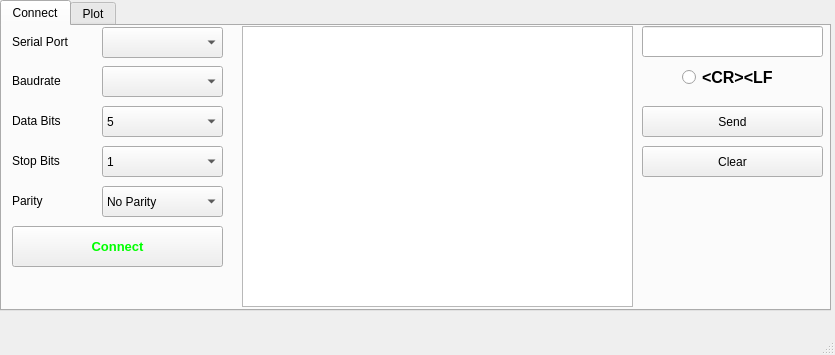
<?xml version="1.0" encoding="UTF-8"?>
<ui version="4.0">
 <class>MainWindow</class>
 <widget class="QMainWindow" name="MainWindow">
  <property name="geometry">
   <rect>
    <x>0</x>
    <y>0</y>
    <width>835</width>
    <height>355</height>
   </rect>
  </property>
  <property name="windowTitle">
   <string>MainWindow</string>
  </property>
  <widget class="QWidget" name="centralwidget">
   <widget class="QTabWidget" name="tabWidget">
    <property name="geometry">
     <rect>
      <x>0</x>
      <y>0</y>
      <width>831</width>
      <height>311</height>
     </rect>
    </property>
    <property name="currentIndex">
     <number>0</number>
    </property>
    <widget class="QWidget" name="tab">
     <attribute name="title">
      <string>Connect</string>
     </attribute>
     <widget class="QRadioButton" name="add_tb">
      <property name="geometry">
       <rect>
        <x>680</x>
        <y>40</y>
        <width>91</width>
        <height>22</height>
       </rect>
      </property>
      <property name="font">
       <font>
        <pointsize>12</pointsize>
        <bold>true</bold>
       </font>
      </property>
      <property name="text">
       <string>&lt;CR&gt;&lt;LF&gt;</string>
      </property>
     </widget>
     <widget class="QComboBox" name="parity_cb">
      <property name="geometry">
       <rect>
        <x>100</x>
        <y>160</y>
        <width>121</width>
        <height>31</height>
       </rect>
      </property>
      <item>
       <property name="text">
        <string>No Parity</string>
       </property>
      </item>
      <item>
       <property name="text">
        <string>Even Parity</string>
       </property>
      </item>
      <item>
       <property name="text">
        <string>Odd Parity</string>
       </property>
      </item>
      <item>
       <property name="text">
        <string>Mark Parity</string>
       </property>
      </item>
      <item>
       <property name="text">
        <string>Space Parity</string>
       </property>
      </item>
     </widget>
     <widget class="QPushButton" name="send_butt">
      <property name="geometry">
       <rect>
        <x>640</x>
        <y>80</y>
        <width>181</width>
        <height>31</height>
       </rect>
      </property>
      <property name="text">
       <string>Send</string>
      </property>
     </widget>
     <widget class="QComboBox" name="baud_cb">
      <property name="geometry">
       <rect>
        <x>100</x>
        <y>40</y>
        <width>121</width>
        <height>31</height>
       </rect>
      </property>
     </widget>
     <widget class="QPushButton" name="clear_butt">
      <property name="geometry">
       <rect>
        <x>640</x>
        <y>120</y>
        <width>181</width>
        <height>31</height>
       </rect>
      </property>
      <property name="text">
       <string>Clear</string>
      </property>
     </widget>
     <widget class="QLabel" name="label_5">
      <property name="geometry">
       <rect>
        <x>10</x>
        <y>159</y>
        <width>81</width>
        <height>31</height>
       </rect>
      </property>
      <property name="text">
       <string>Parity</string>
      </property>
     </widget>
     <widget class="QLabel" name="label_4">
      <property name="geometry">
       <rect>
        <x>10</x>
        <y>119</y>
        <width>81</width>
        <height>31</height>
       </rect>
      </property>
      <property name="text">
       <string>Stop Bits</string>
      </property>
     </widget>
     <widget class="QComboBox" name="dataBit_cb">
      <property name="geometry">
       <rect>
        <x>100</x>
        <y>80</y>
        <width>121</width>
        <height>31</height>
       </rect>
      </property>
      <item>
       <property name="text">
        <string>5 </string>
       </property>
      </item>
      <item>
       <property name="text">
        <string>6 </string>
       </property>
      </item>
      <item>
       <property name="text">
        <string>7 </string>
       </property>
      </item>
      <item>
       <property name="text">
        <string>8 </string>
       </property>
      </item>
     </widget>
     <widget class="QLabel" name="label_2">
      <property name="geometry">
       <rect>
        <x>10</x>
        <y>39</y>
        <width>81</width>
        <height>31</height>
       </rect>
      </property>
      <property name="text">
       <string>Baudrate</string>
      </property>
     </widget>
     <widget class="QLineEdit" name="lineEdit">
      <property name="geometry">
       <rect>
        <x>640</x>
        <y>0</y>
        <width>181</width>
        <height>31</height>
       </rect>
      </property>
      <property name="text">
       <string/>
      </property>
     </widget>
     <widget class="QComboBox" name="port_cb">
      <property name="geometry">
       <rect>
        <x>100</x>
        <y>1</y>
        <width>121</width>
        <height>31</height>
       </rect>
      </property>
     </widget>
     <widget class="QComboBox" name="stopBit_cb">
      <property name="geometry">
       <rect>
        <x>100</x>
        <y>120</y>
        <width>121</width>
        <height>31</height>
       </rect>
      </property>
      <item>
       <property name="text">
        <string>1</string>
       </property>
      </item>
      <item>
       <property name="text">
        <string>1,5</string>
       </property>
      </item>
      <item>
       <property name="text">
        <string>2</string>
       </property>
      </item>
     </widget>
     <widget class="QLabel" name="label_3">
      <property name="geometry">
       <rect>
        <x>10</x>
        <y>79</y>
        <width>81</width>
        <height>31</height>
       </rect>
      </property>
      <property name="text">
       <string>Data Bits</string>
      </property>
     </widget>
     <widget class="QTextBrowser" name="textBrowser">
      <property name="geometry">
       <rect>
        <x>240</x>
        <y>0</y>
        <width>391</width>
        <height>281</height>
       </rect>
      </property>
     </widget>
     <widget class="QLabel" name="label_8">
      <property name="geometry">
       <rect>
        <x>640</x>
        <y>180</y>
        <width>191</width>
        <height>101</height>
       </rect>
      </property>
      <property name="text">
       <string/>
      </property>
      <property name="pixmap">
       <pixmap resource="resource/resource.qrc">:/resource/img/rsz_6_pif.png</pixmap>
      </property>
     </widget>
     <widget class="QLabel" name="label">
      <property name="geometry">
       <rect>
        <x>10</x>
        <y>0</y>
        <width>81</width>
        <height>31</height>
       </rect>
      </property>
      <property name="text">
       <string>Serial Port</string>
      </property>
     </widget>
     <widget class="QPushButton" name="connect_butt">
      <property name="geometry">
       <rect>
        <x>10</x>
        <y>200</y>
        <width>211</width>
        <height>41</height>
       </rect>
      </property>
      <property name="font">
       <font>
        <pointsize>10</pointsize>
        <bold>true</bold>
       </font>
      </property>
      <property name="styleSheet">
       <string notr="true">color: rgb(0, 255, 0)</string>
      </property>
      <property name="text">
       <string>Connect</string>
      </property>
     </widget>
    </widget>
    <widget class="QWidget" name="tab_2">
     <attribute name="title">
      <string>Plot</string>
     </attribute>
     <widget class="QCustomPlot" name="plot" native="true">
      <property name="geometry">
       <rect>
        <x>290</x>
        <y>0</y>
        <width>531</width>
        <height>271</height>
       </rect>
      </property>
     </widget>
     <widget class="QWidget" name="layoutWidget">
      <property name="geometry">
       <rect>
        <x>0</x>
        <y>0</y>
        <width>271</width>
        <height>286</height>
       </rect>
      </property>
      <layout class="QVBoxLayout" name="verticalLayout_7">
       <item>
        <layout class="QHBoxLayout" name="horizontalLayout_2">
         <item>
          <layout class="QVBoxLayout" name="verticalLayout_3">
           <item>
            <layout class="QHBoxLayout" name="horizontalLayout">
             <item>
              <layout class="QVBoxLayout" name="verticalLayout">
               <item>
                <widget class="QLabel" name="label_6">
                 <property name="text">
                  <string>Kp</string>
                 </property>
                </widget>
               </item>
               <item>
                <widget class="QLabel" name="label_7">
                 <property name="text">
                  <string>Ki</string>
                 </property>
                </widget>
               </item>
               <item>
                <widget class="QLabel" name="label_9">
                 <property name="text">
                  <string>Kd</string>
                 </property>
                </widget>
               </item>
               <item>
                <widget class="QLabel" name="label_10">
                 <property name="text">
                  <string>Set Point</string>
                 </property>
                </widget>
               </item>
              </layout>
             </item>
             <item>
              <layout class="QVBoxLayout" name="verticalLayout_2">
               <item>
                <widget class="QLineEdit" name="kp_tb"/>
               </item>
               <item>
                <widget class="QLineEdit" name="ki_tb"/>
               </item>
               <item>
                <widget class="QLineEdit" name="kd_tb"/>
               </item>
               <item>
                <widget class="QLineEdit" name="sp_tb"/>
               </item>
              </layout>
             </item>
            </layout>
           </item>
           <item>
            <widget class="QPushButton" name="spid_tb">
             <property name="text">
              <string>SPID</string>
             </property>
            </widget>
           </item>
          </layout>
         </item>
         <item>
          <layout class="QVBoxLayout" name="verticalLayout_4">
           <item>
            <widget class="QPushButton" name="vtun_bt">
             <property name="text">
              <string>VTUN</string>
             </property>
            </widget>
           </item>
           <item>
            <widget class="QPushButton" name="ptun_bt">
             <property name="text">
              <string>PTUN</string>
             </property>
            </widget>
           </item>
           <item>
            <widget class="QPushButton" name="stop_bt">
             <property name="text">
              <string>STOP</string>
             </property>
            </widget>
           </item>
          </layout>
         </item>
        </layout>
       </item>
       <item>
        <layout class="QHBoxLayout" name="horizontalLayout_3">
         <item>
          <layout class="QVBoxLayout" name="verticalLayout_5">
           <item>
            <widget class="QLabel" name="label_11">
             <property name="text">
              <string>Transmit</string>
             </property>
            </widget>
           </item>
           <item>
            <widget class="QTextBrowser" name="trans_pl_tb"/>
           </item>
           <item>
            <widget class="QPushButton" name="trans_pl_bt">
             <property name="text">
              <string>Clear</string>
             </property>
            </widget>
           </item>
          </layout>
         </item>
         <item>
          <layout class="QVBoxLayout" name="verticalLayout_6">
           <item>
            <widget class="QLabel" name="label_12">
             <property name="text">
              <string>Receive</string>
             </property>
            </widget>
           </item>
           <item>
            <widget class="QTextBrowser" name="rec_pl_tb"/>
           </item>
           <item>
            <widget class="QPushButton" name="rec_pl_bt">
             <property name="text">
              <string>Clear</string>
             </property>
            </widget>
           </item>
          </layout>
         </item>
        </layout>
       </item>
      </layout>
     </widget>
    </widget>
   </widget>
  </widget>
  <widget class="QMenuBar" name="menubar">
   <property name="geometry">
    <rect>
     <x>0</x>
     <y>0</y>
     <width>835</width>
     <height>21</height>
    </rect>
   </property>
  </widget>
  <widget class="QStatusBar" name="statusbar"/>
 </widget>
 <customwidgets>
  <customwidget>
   <class>QCustomPlot</class>
   <extends>QWidget</extends>
   <header location="global">qcustomplot.h</header>
   <container>1</container>
  </customwidget>
 </customwidgets>
 <resources>
  <include location="resource/resource.qrc"/>
 </resources>
 <connections/>
</ui>
